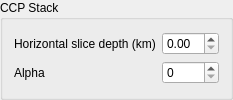
               <widget class="QGroupBox" name="groupBox_2">
                <property name="title">
                 <string>CCP Stack</string>
                </property>
                <layout class="QVBoxLayout" name="verticalLayout_12">
                 <item>
                  <layout class="QGridLayout" name="gridLayout_4">
                   <item row="0" column="0">
                    <widget class="QLabel" name="label_29">
                     <property name="text">
                      <string>Horizontal slice depth (km)</string>
                     </property>
                    </widget>
                   </item>
                   <item row="1" column="0">
                    <widget class="QLabel" name="label_30">
                     <property name="text">
                      <string>Alpha</string>
                     </property>
                    </widget>
                   </item>
                   <item row="0" column="1">
                    <widget class="QDoubleSpinBox" name="doubleSpinBox_25">
                     <property name="singleStep">
                      <double>0.000000000000000</double>
                     </property>
                    </widget>
                   </item>
                   <item row="1" column="1">
                    <widget class="QSpinBox" name="spinBox_5">
                     <property name="maximum">
                      <number>100</number>
                     </property>
                    </widget>
                   </item>
                  </layout>
                 </item>
                </layout>
               </widget>
